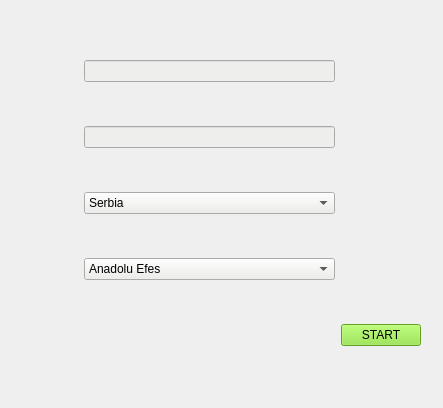
<?xml version="1.0" encoding="UTF-8"?>
<ui version="4.0">
 <class>MainWindow</class>
 <widget class="QMainWindow" name="MainWindow">
  <property name="geometry">
   <rect>
    <x>0</x>
    <y>0</y>
    <width>443</width>
    <height>408</height>
   </rect>
  </property>
  <property name="windowTitle">
   <string>MainWindow</string>
  </property>
  <property name="styleSheet">
   <string notr="true">background-image: url(&quot;wallpaper1.jpg&quot;);</string>
  </property>
  <widget class="QWidget" name="centralWidget">
   <layout class="QGridLayout" name="gridLayout">
    <item row="0" column="0">
     <widget class="QStackedWidget" name="stackedWidget">
      <property name="styleSheet">
       <string notr="true">background:transparent;</string>
      </property>
      <property name="currentIndex">
       <number>0</number>
      </property>
      <widget class="QWidget" name="logIn">
       <layout class="QGridLayout" name="gridLayout_2">
        <item row="0" column="0">
         <widget class="QLabel" name="nameLabel">
          <property name="styleSheet">
           <string notr="true">color:rgb(238, 238, 236);</string>
          </property>
          <property name="text">
           <string>Name</string>
          </property>
         </widget>
        </item>
        <item row="0" column="1">
         <widget class="QLineEdit" name="nameEdit">
          <property name="styleSheet">
           <string notr="true">background-color: rgb(238, 238, 236);</string>
          </property>
         </widget>
        </item>
        <item row="1" column="0">
         <widget class="QLabel" name="surnameLabel">
          <property name="styleSheet">
           <string notr="true">color:rgb(238, 238, 236);</string>
          </property>
          <property name="text">
           <string>Surname</string>
          </property>
         </widget>
        </item>
        <item row="1" column="1">
         <widget class="QLineEdit" name="surnameEdit">
          <property name="styleSheet">
           <string notr="true">background-color: rgb(238, 238, 236);</string>
          </property>
         </widget>
        </item>
        <item row="2" column="0">
         <widget class="QLabel" name="nationlityLabel">
          <property name="styleSheet">
           <string notr="true">color:rgb(238, 238, 236);</string>
          </property>
          <property name="text">
           <string>Nationality</string>
          </property>
         </widget>
        </item>
        <item row="2" column="1">
         <widget class="QComboBox" name="nationalityBox">
          <property name="styleSheet">
           <string notr="true">background-color: rgb(238, 238, 236);</string>
          </property>
          <item>
           <property name="text">
            <string>Serbia</string>
           </property>
          </item>
          <item>
           <property name="text">
            <string>Croatia</string>
           </property>
          </item>
         </widget>
        </item>
        <item row="3" column="0">
         <widget class="QLabel" name="teamLabel">
          <property name="styleSheet">
           <string notr="true">color:rgb(238, 238, 236);</string>
          </property>
          <property name="text">
           <string>Team</string>
          </property>
         </widget>
        </item>
        <item row="3" column="1">
         <widget class="QComboBox" name="teamBox">
          <property name="styleSheet">
           <string notr="true">background-color: rgb(238, 238, 236);</string>
          </property>
          <item>
           <property name="text">
            <string>Anadolu Efes</string>
           </property>
          </item>
          <item>
           <property name="text">
            <string>Crvena Zvezda</string>
           </property>
          </item>
          <item>
           <property name="text">
            <string>CSKA</string>
           </property>
          </item>
          <item>
           <property name="text">
            <string>EA7 Emporio Armani</string>
           </property>
          </item>
          <item>
           <property name="text">
            <string>Maccabi</string>
           </property>
          </item>
          <item>
           <property name="text">
            <string>Panathinaikos</string>
           </property>
          </item>
          <item>
           <property name="text">
            <string>Real Madrid</string>
           </property>
          </item>
          <item>
           <property name="text">
            <string>Zalgiris</string>
           </property>
          </item>
         </widget>
        </item>
        <item row="4" column="2">
         <widget class="QPushButton" name="startButton">
          <property name="styleSheet">
           <string notr="true">background-color:rgb(138, 226, 52)</string>
          </property>
          <property name="text">
           <string>START</string>
          </property>
         </widget>
        </item>
       </layout>
      </widget>
      <widget class="QWidget" name="gamePlay">
       <layout class="QGridLayout" name="gridLayout_3">
        <item row="0" column="0">
         <widget class="QFrame" name="frame">
          <property name="minimumSize">
           <size>
            <width>150</width>
            <height>0</height>
           </size>
          </property>
          <property name="styleSheet">
           <string notr="true">background: transparent;</string>
          </property>
          <property name="frameShape">
           <enum>QFrame::StyledPanel</enum>
          </property>
          <property name="frameShadow">
           <enum>QFrame::Raised</enum>
          </property>
          <layout class="QGridLayout" name="gridLayout_5">
           <item row="0" column="0">
            <widget class="QPushButton" name="homeButton">
             <property name="minimumSize">
              <size>
               <width>0</width>
               <height>50</height>
              </size>
             </property>
             <property name="styleSheet">
              <string notr="true">background-color:rgb(140, 60, 0);
font: 25 11pt &quot;Ubuntu&quot;;</string>
             </property>
             <property name="text">
              <string>HOME</string>
             </property>
            </widget>
           </item>
           <item row="1" column="0">
            <widget class="QPushButton" name="myTeamButton">
             <property name="minimumSize">
              <size>
               <width>0</width>
               <height>50</height>
              </size>
             </property>
             <property name="styleSheet">
              <string notr="true">background-color:rgb(140, 60, 0);
font: 25 11pt &quot;Ubuntu&quot;;</string>
             </property>
             <property name="text">
              <string>MY TEAM</string>
             </property>
            </widget>
           </item>
           <item row="2" column="0">
            <widget class="QPushButton" name="standingsButton">
             <property name="minimumSize">
              <size>
               <width>0</width>
               <height>50</height>
              </size>
             </property>
             <property name="styleSheet">
              <string notr="true">background-color:rgb(140, 60, 0);
font: 25 11pt &quot;Ubuntu&quot;;</string>
             </property>
             <property name="text">
              <string>STANDINGS</string>
             </property>
            </widget>
           </item>
           <item row="3" column="0">
            <widget class="QPushButton" name="scheduleButton">
             <property name="minimumSize">
              <size>
               <width>0</width>
               <height>50</height>
              </size>
             </property>
             <property name="styleSheet">
              <string notr="true">background-color:rgb(140, 60, 0);
font: 25 11pt &quot;Ubuntu&quot;;</string>
             </property>
             <property name="text">
              <string>SCHEDULE</string>
             </property>
            </widget>
           </item>
           <item row="4" column="0">
            <widget class="QPushButton" name="transferMarketButton">
             <property name="minimumSize">
              <size>
               <width>0</width>
               <height>50</height>
              </size>
             </property>
             <property name="styleSheet">
              <string notr="true">background-color:rgb(140, 60, 0);
font: 25 11pt &quot;Ubuntu&quot;;</string>
             </property>
             <property name="text">
              <string>TRANSFER MARKET</string>
             </property>
            </widget>
           </item>
           <item row="5" column="0">
            <widget class="QPushButton" name="nextGameButton">
             <property name="minimumSize">
              <size>
               <width>0</width>
               <height>50</height>
              </size>
             </property>
             <property name="styleSheet">
              <string notr="true">background-color:rgb(178, 0, 0);
font: 25 11pt &quot;Ubuntu&quot;;</string>
             </property>
             <property name="text">
              <string>NEXT GAME</string>
             </property>
            </widget>
           </item>
          </layout>
         </widget>
        </item>
        <item row="0" column="1">
         <widget class="QFrame" name="frame_2">
          <property name="frameShape">
           <enum>QFrame::StyledPanel</enum>
          </property>
          <property name="frameShadow">
           <enum>QFrame::Raised</enum>
          </property>
          <layout class="QGridLayout" name="gridLayout_4">
           <item row="0" column="0">
            <widget class="QStackedWidget" name="gamePlayStackedWidget">
             <property name="styleSheet">
              <string notr="true">background:transparent;</string>
             </property>
             <property name="currentIndex">
              <number>5</number>
             </property>
             <widget class="QWidget" name="homePage">
              <widget class="QLabel" name="label">
               <property name="geometry">
                <rect>
                 <x>190</x>
                 <y>80</y>
                 <width>171</width>
                 <height>71</height>
                </rect>
               </property>
               <property name="text">
                <string>HOME PAGE</string>
               </property>
              </widget>
             </widget>
             <widget class="QWidget" name="myTeamPage">
              <layout class="QGridLayout" name="gridLayout_8">
               <item row="0" column="0">
                <widget class="QLabel" name="label_2">
                 <property name="text">
                  <string>MY TEAM PAGE</string>
                 </property>
                 <property name="alignment">
                  <set>Qt::AlignCenter</set>
                 </property>
                </widget>
               </item>
               <item row="1" column="0">
                <widget class="QListWidget" name="myTeamList">
                 <property name="styleSheet">
                  <string notr="true">background-color:rgb(239, 173, 124)</string>
                 </property>
                </widget>
               </item>
              </layout>
             </widget>
             <widget class="QWidget" name="standingsPage">
              <widget class="QLabel" name="label_3">
               <property name="geometry">
                <rect>
                 <x>160</x>
                 <y>160</y>
                 <width>67</width>
                 <height>17</height>
                </rect>
               </property>
               <property name="text">
                <string>standings</string>
               </property>
              </widget>
             </widget>
             <widget class="QWidget" name="schedulePage">
              <widget class="QLabel" name="label_4">
               <property name="geometry">
                <rect>
                 <x>180</x>
                 <y>150</y>
                 <width>67</width>
                 <height>17</height>
                </rect>
               </property>
               <property name="text">
                <string>schedule</string>
               </property>
              </widget>
             </widget>
             <widget class="QWidget" name="transferMarketPage">
              <layout class="QGridLayout" name="gridLayout_6">
               <item row="1" column="0">
                <widget class="QListWidget" name="transferMarketListWidget">
                 <property name="styleSheet">
                  <string notr="true">background-color:rgb(239, 173, 124)</string>
                 </property>
                </widget>
               </item>
               <item row="0" column="0" alignment="Qt::AlignHCenter">
                <widget class="QLabel" name="label_5">
                 <property name="text">
                  <string>TRANSFER MARKET</string>
                 </property>
                </widget>
               </item>
               <item row="2" column="0">
                <widget class="QPushButton" name="buyButton">
                 <property name="styleSheet">
                  <string notr="true">background-color: rgb(52, 101, 164);</string>
                 </property>
                 <property name="text">
                  <string>BUY</string>
                 </property>
                </widget>
               </item>
              </layout>
             </widget>
             <widget class="QWidget" name="nextGamePage">
              <widget class="QLabel" name="roundLabel">
               <property name="geometry">
                <rect>
                 <x>110</x>
                 <y>20</y>
                 <width>281</width>
                 <height>20</height>
                </rect>
               </property>
               <property name="styleSheet">
                <string notr="true">font: 57 20pt &quot;Ubuntu&quot;;

background-color:rgb(239, 173, 124)</string>
               </property>
               <property name="text">
                <string>ROUND</string>
               </property>
               <property name="alignment">
                <set>Qt::AlignCenter</set>
               </property>
              </widget>
              <widget class="QLabel" name="label_7">
               <property name="geometry">
                <rect>
                 <x>10</x>
                 <y>90</y>
                 <width>67</width>
                 <height>16</height>
                </rect>
               </property>
               <property name="styleSheet">
                <string notr="true">background-color:rgb(239, 173, 124)</string>
               </property>
               <property name="text">
                <string>GAME 1</string>
               </property>
              </widget>
              <widget class="QLabel" name="label_8">
               <property name="geometry">
                <rect>
                 <x>10</x>
                 <y>140</y>
                 <width>67</width>
                 <height>17</height>
                </rect>
               </property>
               <property name="styleSheet">
                <string notr="true">background-color:rgb(239, 173, 124)</string>
               </property>
               <property name="text">
                <string>GAME 2</string>
               </property>
              </widget>
              <widget class="QLabel" name="label_9">
               <property name="geometry">
                <rect>
                 <x>10</x>
                 <y>190</y>
                 <width>67</width>
                 <height>17</height>
                </rect>
               </property>
               <property name="styleSheet">
                <string notr="true">background-color:rgb(239, 173, 124)</string>
               </property>
               <property name="text">
                <string>GAME 3</string>
               </property>
              </widget>
              <widget class="QLabel" name="label_10">
               <property name="geometry">
                <rect>
                 <x>10</x>
                 <y>250</y>
                 <width>67</width>
                 <height>17</height>
                </rect>
               </property>
               <property name="styleSheet">
                <string notr="true">background-color:rgb(239, 173, 124)</string>
               </property>
               <property name="text">
                <string>GAME 4</string>
               </property>
              </widget>
              <widget class="QLabel" name="label_6">
               <property name="geometry">
                <rect>
                 <x>110</x>
                 <y>60</y>
                 <width>67</width>
                 <height>17</height>
                </rect>
               </property>
               <property name="styleSheet">
                <string notr="true">background-color:rgb(239, 173, 124)</string>
               </property>
               <property name="text">
                <string>HOME</string>
               </property>
               <property name="alignment">
                <set>Qt::AlignCenter</set>
               </property>
              </widget>
              <widget class="QLabel" name="label_21">
               <property name="geometry">
                <rect>
                 <x>320</x>
                 <y>60</y>
                 <width>67</width>
                 <height>17</height>
                </rect>
               </property>
               <property name="styleSheet">
                <string notr="true">background-color:rgb(239, 173, 124)</string>
               </property>
               <property name="text">
                <string>AWAY</string>
               </property>
               <property name="alignment">
                <set>Qt::AlignCenter</set>
               </property>
              </widget>
              <widget class="QLabel" name="firstResultLabel">
               <property name="geometry">
                <rect>
                 <x>110</x>
                 <y>90</y>
                 <width>291</width>
                 <height>20</height>
                </rect>
               </property>
               <property name="styleSheet">
                <string notr="true">background-color:rgb(239, 173, 124)</string>
               </property>
               <property name="text">
                <string>GAME 1 RESULT</string>
               </property>
               <property name="alignment">
                <set>Qt::AlignCenter</set>
               </property>
              </widget>
              <widget class="QLabel" name="secondResultLabel">
               <property name="geometry">
                <rect>
                 <x>110</x>
                 <y>140</y>
                 <width>291</width>
                 <height>20</height>
                </rect>
               </property>
               <property name="styleSheet">
                <string notr="true">background-color:rgb(239, 173, 124)</string>
               </property>
               <property name="text">
                <string>GAME 1 RESULT</string>
               </property>
               <property name="alignment">
                <set>Qt::AlignCenter</set>
               </property>
              </widget>
              <widget class="QLabel" name="thirdResultLabel">
               <property name="geometry">
                <rect>
                 <x>110</x>
                 <y>190</y>
                 <width>291</width>
                 <height>20</height>
                </rect>
               </property>
               <property name="styleSheet">
                <string notr="true">background-color:rgb(239, 173, 124)</string>
               </property>
               <property name="text">
                <string>GAME 1 RESULT</string>
               </property>
               <property name="alignment">
                <set>Qt::AlignCenter</set>
               </property>
              </widget>
              <widget class="QLabel" name="fourthResultLabel">
               <property name="geometry">
                <rect>
                 <x>110</x>
                 <y>250</y>
                 <width>291</width>
                 <height>20</height>
                </rect>
               </property>
               <property name="styleSheet">
                <string notr="true">background-color:rgb(239, 173, 124)</string>
               </property>
               <property name="text">
                <string>GAME 1 RESULT</string>
               </property>
               <property name="alignment">
                <set>Qt::AlignCenter</set>
               </property>
              </widget>
             </widget>
            </widget>
           </item>
          </layout>
         </widget>
        </item>
       </layout>
      </widget>
     </widget>
    </item>
   </layout>
  </widget>
  <widget class="QMenuBar" name="menuBar">
   <property name="geometry">
    <rect>
     <x>0</x>
     <y>0</y>
     <width>443</width>
     <height>22</height>
    </rect>
   </property>
  </widget>
 </widget>
 <layoutdefault spacing="6" margin="11"/>
 <resources/>
 <connections/>
</ui>
